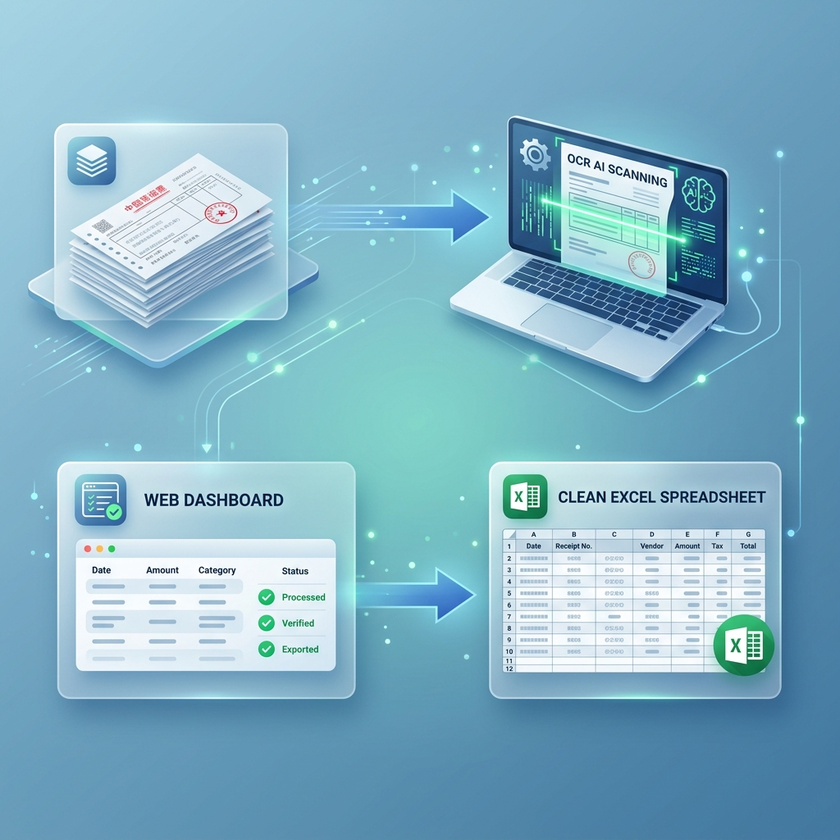
#> input picture _발표자료/V1/img_workflow.png, 840 x 840 px, shrunk from 1024 x 1024 before the run, found by its file name
$ python crop_top.py
#> lines starting #> are read from the running program, lines starting #| are printed output that depends on the picture
from PIL import Image

src = r"_발표자료\V1\img_workflow.png"
dst = r"_발표자료\V2\images\workflow_cropped_16x9.png"

try:
    img = Image.open(src).convert("RGBA")

    # We want a 16:9 crop of the top portion
    target_ratio = 16 / 9.0

    # Use full width
    crop_w = img.width
#> crop_w = 840
    crop_h = int(crop_w / target_ratio)
#> crop_h = 472

    # If the image is somehow wider than 16:9 (rare), handle it
    if crop_h > img.height:
        crop_h = img.height
        crop_w = int(crop_h * target_ratio)

    # Crop from top + offset (to push elements higher up in the frame)
    offset = 120  # Shift crop window down by 120 pixels
    left = (img.width - crop_w) // 2
#> left = 0
    top = offset
    right = left + crop_w
#> right = 840
    bottom = top + crop_h
#> bottom = 592

    # Ensure bottom doesn't exceed image height
    if bottom > img.height:
        diff = bottom - img.height
        bottom = img.height
        top = max(0, top - diff)

    cropped = img.crop((left, top, right, bottom))
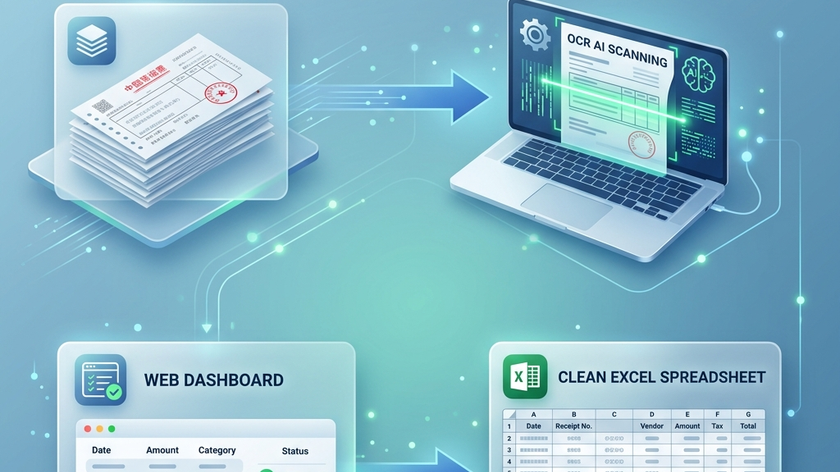
#> cropped: PIL image 840x472 RGBA; mean R, G, B, A 136.9, 185.6, 202.2, 255
    cropped.save(dst)

    print(f"Successfully cropped to {crop_w}x{crop_h} (16:9) focusing on the top with {offset}px offset.")
#| Successfully cropped to 840x472 (16:9) focusing on the top with 120px offset.
except Exception as e:
    print(f"Error: {e}")
